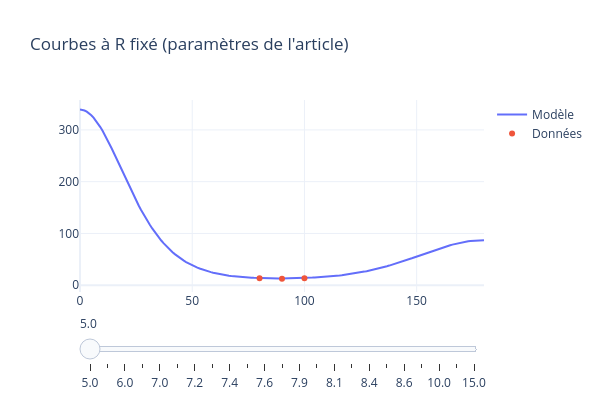
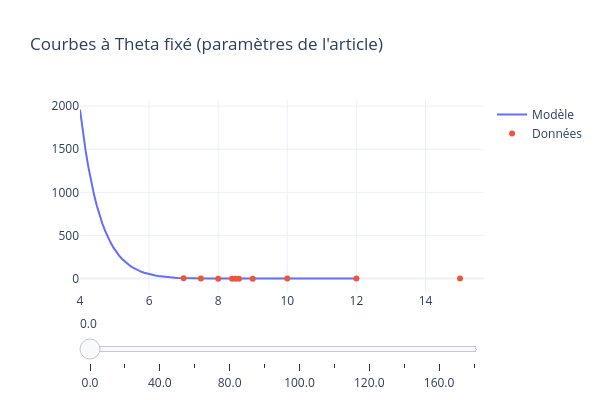

These figures' notebook cell, in order:
### Markdown cell above
## Plot à variable fixée

### Code cell
R_vals = np.array([5.0,5.5,6.0,6.5,7.0,7.1,7.2,7.3,7.4,7.5,7.6,7.7,
                   7.9,8.0,8.1,8.2,8.4,8.5,8.6,9.0,10.0,12.0,15.0])
x = np.linspace(0, 180, 180)
plot_interactif(V_opt, params_Ar, R_vals, x, Ar,
                fixed_col="R", x_col="Theta", y_col="Energy_mEh",
                title="Courbes à R fixé (paramètres de l'article)")
Theta_vals = np.array([0., 20., 40., 60., 80., 90., 100., 115., 120., 140., 160., 180.])
x_R = np.linspace(4, 12, 100)
plot_interactif(V_opt, params_Ar, Theta_vals, x_R, Ar,
                fixed_col="Theta", x_col="R", y_col="Energy_mEh",
                title="Courbes à Theta fixé (paramètres de l'article)",fixed_first=False)

### Figure 1 — Plotly figure (JSON) as saved in the notebook; plotly's stock layout.template omitted (floating-point values rounded to 4 significant figures; data arrays with more than 128 entries replaced by an {"elided": "..."} marker saying what was removed)
{"data": [{"mode": "lines", "name": "Modèle", "type": "scatter", "visible": true, "x": {"elided": "180 float values"}, "y": {"elided": "180 float values"}}, {"mode": "markers", "name": "Données", "type": "scatter", "visible": true, "x": [80.0, 90.0, 100.0], "y": [13.3, 12.67, 13.57]}, {"mode": "lines", "name": "Modèle", "type": "scatter", "visible": false, "x": {"elided": "180 float values"}, "y": {"elided": "180 float values"}}, {"mode": "markers", "name": "Données", "type": "scatter", "visible": false, "x": [60.0, 80.0, 90.0, 100.0, 120.0], "y": [8.193, 4.201, 3.923, 4.239, 7.092]}, {"mode": "lines", "name": "Modèle", "type": "scatter", "visible": false, "x": {"elided": "180 float values"}, "y": {"elided": "180 float values"}}, {"mode": "markers", "name": "Données", "type": "scatter", "visible": false, "x": [40.0, 60.0, 80.0, 90.0, 100.0, 120.0, 140.0, 160.0], "y": [9.685, 2.248, 0.78, 0.6841, 0.7876, 1.807, 4.729, 9.284]}, {"mode": "lines", "name": "Modèle", "type": "scatter", "visible": false, "x": {"elided": "180 float values"}, "y": {"elided": "180 float values"}}, {"mode": "markers", "name": "Données", "type": "scatter", "visible": false, "x": [20.0, 40.0, 60.0, 80.0, 90.0, 100.0, 120.0, 140.0, 160.0, 180.0], "y": [10.76, 2.752, 0.0984, -0.3333, -0.3519, -0.3234, -0.0172, 0.9877, 2.639, 3.561]}, {"mode": "lines", "name": "Modèle", "type": "scatter", "visible": false, "x": {"elided": "180 float values"}, "y": {"elided": "180 float values"}}, {"mode": "markers", "name": "Données", "type": "scatter", "visible": false, "x": [0.0, 20.0, 40.0, 60.0, 80.0, 90.0, 95.0, 100.0, 105.0, 120.0, 140.0, 160.0, 180.0], "y": [5.216, 2.908, 0.2404, -0.5243, -0.5763, -0.5679, -0.5659, -0.5642, -0.5608, -0.5128, -0.2355, 0.2932, 0.6012]}, {"mode": "lines", "name": "Modèle", "type": "scatter", "visible": false, "x": {"elided": "180 float values"}, "y": {"elided": "180 float values"}}, {"mode": "markers", "name": "Données", "type": "scatter", "visible": false, "x": [90.0, 95.0, 100.0, 105.0], "y": [-0.5698, -0.5682, -0.5677, -0.5674]}, {"mode": "lines", "name": "Modèle", "type": "scatter", "visible": false, "x": {"elided": "180 float values"}, "y": {"elided": "180 float values"}}, {"mode": "markers", "name": "Données", "type": "scatter", "visible": false, "x": [90.0, 95.0, 100.0, 105.0], "y": [-0.564, -0.5628, -0.5634, -0.5654]}, {"mode": "lines", "name": "Modèle", "type": "scatter", "visible": false, "x": {"elided": "180 float values"}, "y": {"elided": "180 float values"}}, {"mode": "markers", "name": "Données", "type": "scatter", "visible": false, "x": [55.0, 60.0], "y": [-0.5845, -0.5993]}, {"mode": "lines", "name": "Modèle", "type": "scatter", "visible": false, "x": {"elided": "180 float values"}, "y": {"elided": "180 float values"}}, {"mode": "markers", "name": "Données", "type": "scatter", "visible": false, "x": [50.0, 55.0, 60.0], "y": [-0.5753, -0.598, -0.6005]}, {"mode": "lines", "name": "Modèle", "type": "scatter", "visible": false, "x": {"elided": "180 float values"}, "y": {"elided": "180 float values"}}, {"mode": "markers", "name": "Données", "type": "scatter", "visible": false, "x": [0.0, 20.0, 40.0, 50.0, 55.0, 60.0, 80.0, 90.0, 100.0, 120.0, 140.0, 160.0, 180.0], "y": [0.8517, 0.1951, -0.4983, -0.5935, -0.6008, -0.5938, -0.5312, -0.5169, -0.5194, -0.5462, -0.5195, -0.3979, -0.3166]}, {"mode": "lines", "name": "Modèle", "type": "scatter", "visible": false, "x": {"elided": "180 float values"}, "y": {"elided": "180 float values"}}, {"mode": "markers", "name": "Données", "type": "scatter", "visible": false, "x": [45.0, 50.0, 55.0], "y": [-0.5864, -0.5996, -0.5957]}, {"mode": "lines", "name": "Modèle", "type": "scatter", "visible": false, "x": {"elided": "180 float values"}, "y": {"elided": "180 float values"}}, {"mode": "markers", "name": "Données", "type": "scatter", "visible": false, "x": [50.0], "y": [-0.5968]}, {"mode": "lines", "name": "Modèle", "type": "scatter", "visible": false, "x": {"elided": "180 float values"}, "y": {"elided": "180 float values"}}, {"mode": "markers", "name": "Données", "type": "scatter", "visible": false, "x": [180.0], "y": [-0.4903]}, {"mode": "lines", "name": "Modèle", "type": "scatter", "visible": false, "x": {"elided": "180 float values"}, "y": {"elided": "180 float values"}}, {"mode": "markers", "name": "Données", "type": "scatter", "visible": false, "x": [0.0, 20.0, 40.0, 60.0, 80.0, 90.0, 100.0, 120.0, 140.0, 160.0, 180.0], "y": [-0.4431, -0.5514, -0.5956, -0.4981, -0.4183, -0.4048, -0.4082, -0.4492, -0.494, -0.5039, -0.4986]}, {"mode": "lines", "name": "Modèle", "type": "scatter", "visible": false, "x": {"elided": "180 float values"}, "y": {"elided": "180 float values"}}, {"mode": "markers", "name": "Données", "type": "scatter", "visible": false, "x": [180.0], "y": [-0.4985]}, {"mode": "lines", "name": "Modèle", "type": "scatter", "visible": false, "x": {"elided": "180 float values"}, "y": {"elided": "180 float values"}}, {"mode": "markers", "name": "Données", "type": "scatter", "visible": false, "x": [180.0], "y": [-0.4925]}, {"mode": "lines", "name": "Modèle", "type": "scatter", "visible": false, "x": {"elided": "180 float values"}, "y": {"elided": "180 float values"}}, {"mode": "markers", "name": "Données", "type": "scatter", "visible": false, "x": [0.0], "y": [-0.6621]}, {"mode": "lines", "name": "Modèle", "type": "scatter", "visible": false, "x": {"elided": "180 float values"}, "y": {"elided": "180 float values"}}, {"mode": "markers", "name": "Données", "type": "scatter", "visible": false, "x": [0.0, 20.0, 40.0, 60.0, 80.0, 90.0, 100.0, 120.0, 140.0, 160.0, 180.0], "y": [-0.6688, -0.6259, -0.5029, -0.3784, -0.3094, -0.2991, -0.3019, -0.3388, -0.3929, -0.4348, -0.4489]}, {"mode": "lines", "name": "Modèle", "type": "scatter", "visible": false, "x": {"elided": "180 float values"}, "y": {"elided": "180 float values"}}, {"mode": "markers", "name": "Données", "type": "scatter", "visible": false, "x": [0.0], "y": [-0.6642]}, {"mode": "lines", "name": "Modèle", "type": "scatter", "visible": false, "x": {"elided": "180 float values"}, "y": {"elided": "180 float values"}}, {"mode": "markers", "name": "Données", "type": "scatter", "visible": false, "x": [0.0, 20.0, 40.0, 60.0, 80.0, 90.0, 100.0, 120.0, 140.0, 160.0, 180.0], "y": [-0.5832, -0.5152, -0.3807, -0.2756, -0.2232, -0.2159, -0.2187, -0.247, -0.2928, -0.3338, -0.3496]}, {"mode": "lines", "name": "Modèle", "type": "scatter", "visible": false, "x": {"elided": "180 float values"}, "y": {"elided": "180 float values"}}, {"mode": "markers", "name": "Données", "type": "scatter", "visible": false, "x": [0.0, 20.0, 40.0, 60.0, 80.0, 90.0, 100.0, 120.0, 140.0, 160.0, 180.0], "y": [-0.3155, -0.274, -0.1981, -0.1427, -0.117, -0.1134, -0.1149, -0.1292, -0.155, -0.1785, -0.1884]}, {"mode": "lines", "name": "Modèle", "type": "scatter", "visible": false, "x": {"elided": "180 float values"}, "y": {"elided": "180 float values"}}, {"mode": "markers", "name": "Données", "type": "scatter", "visible": false, "x": [0.0, 20.0, 40.0, 60.0, 80.0, 90.0, 100.0, 120.0, 140.0, 160.0, 180.0], "y": [-0.0831, -0.0742, -0.0568, -0.0431, -0.0365, -0.0356, -0.0362, -0.0405, -0.0475, -0.054, -0.0569]}, {"mode": "lines", "name": "Modèle", "type": "scatter", "visible": false, "x": {"elided": "180 float values"}, "y": {"elided": "180 float values"}}, {"mode": "markers", "name": "Données", "type": "scatter", "visible": false, "x": [0.0, 20.0, 40.0, 60.0, 80.0, 90.0, 100.0, 120.0, 140.0, 160.0, 180.0], "y": [-0.0178, -0.0165, -0.0135, -0.0107, -0.0095, -0.0093, -0.0095, -0.0095, -0.0108, -0.012, -0.0126]}], "layout": {"height": 400, "sliders": [{"steps": [{"args": [{"visible": [true, true, false, false, false, false, false, false, false, false, false, false, false, false, false, false, false, false, false, false, false, false, false, false, false, false, false, false, false, false, false, false, false, false, false, false, false, false, false, false, false, false, false, false, false, false]}, {"title": "R = 5.0"}], "label": "5.0", "method": "update"}, {"args": [{"visible": [false, false, true, true, false, false, false, false, false, false, false, false, false, false, false, false, false, false, false, false, false, false, false, false, false, false, false, false, false, false, false, false, false, false, false, false, false, false, false, false, false, false, false, false, false, false]}, {"title": "R = 5.5"}], "label": "5.5", "method": "update"}, {"args": [{"visible": [false, false, false, false, true, true, false, false, false, false, false, false, false, false, false, false, false, false, false, false, false, false, false, false, false, false, false, false, false, false, false, false, false, false, false, false, false, false, false, false, false, false, false, false, false, false]}, {"title": "R = 6.0"}], "label": "6.0", "method": "update"}, {"args": [{"visible": [false, false, false, false, false, false, true, true, false, false, false, false, false, false, false, false, false, false, false, false, false, false, false, false, false, false, false, false, false, false, false, false, false, false, false, false, false, false, false, false, false, false, false, false, false, false]}, {"title": "R = 6.5"}], "label": "6.5", "method": "update"}, {"args": [{"visible": [false, false, false, false, false, false, false, false, true, true, false, false, false, false, false, false, false, false, false, false, false, false, false, false, false, false, false, false, false, false, false, false, false, false, false, false, false, false, false, false, false, false, false, false, false, false]}, {"title": "R = 7.0"}], "label": "7.0", "method": "update"}, {"args": [{"visible": [false, false, false, false, false, false, false, false, false, false, true, true, false, false, false, false, false, false, false, false, false, false, false, false, false, false, false, false, false, false, false, false, false, false, false, false, false, false, false, false, false, false, false, false, false, false]}, {"title": "R = 7.1"}], "label": "7.1", "method": "update"}, {"args": [{"visible": [false, false, false, false, false, false, false, false, false, false, false, false, true, true, false, false, false, false, false, false, false, false, false, false, false, false, false, false, false, false, false, false, false, false, false, false, false, false, false, false, false, false, false, false, false, false]}, {"title": "R = 7.2"}], "label": "7.2", "method": "update"}, {"args": [{"visible": [false, false, false, false, false, false, false, false, false, false, false, false, false, false, true, true, false, false, false, false, false, false, false, false, false, false, false, false, false, false, false, false, false, false, false, false, false, false, false, false, false, false, false, false, false, false]}, {"title": "R = 7.3"}], "label": "7.3", "method": "update"}, {"args": [{"visible": [false, false, false, false, false, false, false, false, false, false, false, false, false, false, false, false, true, true, false, false, false, false, false, false, false, false, false, false, false, false, false, false, false, false, false, false, false, false, false, false, false, false, false, false, false, false]}, {"title": "R = 7.4"}], "label": "7.4", "method": "update"}, {"args": [{"visible": [false, false, false, false, false, false, false, false, false, false, false, false, false, false, false, false, false, false, true, true, false, false, false, false, false, false, false, false, false, false, false, false, false, false, false, false, false, false, false, false, false, false, false, false, false, false]}, {"title": "R = 7.5"}], "label": "7.5", "method": "update"}, {"args": [{"visible": [false, false, false, false, false, false, false, false, false, false, false, false, false, false, false, false, false, false, false, false, true, true, false, false, false, false, false, false, false, false, false, false, false, false, false, false, false, false, false, false, false, false, false, false, false, false]}, {"title": "R = 7.6"}], "label": "7.6", "method": "update"}, {"args": [{"visible": [false, false, false, false, false, false, false, false, false, false, false, false, false, false, false, false, false, false, false, false, false, false, true, true, false, false, false, false, false, false, false, false, false, false, false, false, false, false, false, false, false, false, false, false, false, false]}, {"title": "R = 7.7"}], "label": "7.7", "method": "update"}, {"args": [{"visible": [false, false, false, false, false, false, false, false, false, false, false, false, false, false, false, false, false, false, false, false, false, false, false, false, true, true, false, false, false, false, false, false, false, false, false, false, false, false, false, false, false, false, false, false, false, false]}, {"title": "R = 7.9"}], "label": "7.9", "method": "update"}, {"args": [{"visible": [false, false, false, false, false, false, false, false, false, false, false, false, false, false, false, false, false, false, false, false, false, false, false, false, false, false, true, true, false, false, false, false, false, false, false, false, false, false, false, false, false, false, false, false, false, false]}, {"title": "R = 8.0"}], "label": "8.0", "method": "update"}, {"args": [{"visible": [false, false, false, false, false, false, false, false, false, false, false, false, false, false, false, false, false, false, false, false, false, false, false, false, false, false, false, false, true, true, false, false, false, false, false, false, false, false, false, false, false, false, false, false, false, false]}, {"title": "R = 8.1"}], "label": "8.1", "method": "update"}, {"args": [{"visible": [false, false, false, false, false, false, false, false, false, false, false, false, false, false, false, false, false, false, false, false, false, false, false, false, false, false, false, false, false, false, true, true, false, false, false, false, false, false, false, false, false, false, false, false, false, false]}, {"title": "R = 8.2"}], "label": "8.2", "method": "update"}, {"args": [{"visible": [false, false, false, false, false, false, false, false, false, false, false, false, false, false, false, false, false, false, false, false, false, false, false, false, false, false, false, false, false, false, false, false, true, true, false, false, false, false, false, false, false, false, false, false, false, false]}, {"title": "R = 8.4"}], "label": "8.4", "method": "update"}, {"args": [{"visible": [false, false, false, false, false, false, false, false, false, false, false, false, false, false, false, false, false, false, false, false, false, false, false, false, false, false, false, false, false, false, false, false, false, false, true, true, false, false, false, false, false, false, false, false, false, false]}, {"title": "R = 8.5"}], "label": "8.5", "method": "update"}, {"args": [{"visible": [false, false, false, false, false, false, false, false, false, false, false, false, false, false, false, false, false, false, false, false, false, false, false, false, false, false, false, false, false, false, false, false, false, false, false, false, true, true, false, false, false, false, false, false, false, false]}, {"title": "R = 8.6"}], "label": "8.6", "method": "update"}, {"args": [{"visible": [false, false, false, false, false, false, false, false, false, false, false, false, false, false, false, false, false, false, false, false, false, false, false, false, false, false, false, false, false, false, false, false, false, false, false, false, false, false, true, true, false, false, false, false, false, false]}, {"title": "R = 9.0"}], "label": "9.0", "method": "update"}, {"args": [{"visible": [false, false, false, false, false, false, false, false, false, false, false, false, false, false, false, false, false, false, false, false, false, false, false, false, false, false, false, false, false, false, false, false, false, false, false, false, false, false, false, false, true, true, false, false, false, false]}, {"title": "R = 10.0"}], "label": "10.0", "method": "update"}, {"args": [{"visible": [false, false, false, false, false, false, false, false, false, false, false, false, false, false, false, false, false, false, false, false, false, false, false, false, false, false, false, false, false, false, false, false, false, false, false, false, false, false, false, false, false, false, true, true, false, false]}, {"title": "R = 12.0"}], "label": "12.0", "method": "update"}, {"args": [{"visible": [false, false, false, false, false, false, false, false, false, false, false, false, false, false, false, false, false, false, false, false, false, false, false, false, false, false, false, false, false, false, false, false, false, false, false, false, false, false, false, false, false, false, false, false, true, true]}, {"title": "R = 15.0"}], "label": "15.0", "method": "update"}]}], "title": {"text": "Courbes à R fixé (paramètres de l'article)"}, "uirevision": true, "width": 600}}

### Figure 2 — Plotly figure (JSON) as saved in the notebook; plotly's stock layout.template omitted (floating-point values rounded to 4 significant figures)
{"data": [{"mode": "lines", "name": "Modèle", "type": "scatter", "visible": true, "x": [4.0, 4.081, 4.162, 4.242, 4.323, 4.404, 4.485, 4.566, 4.646, 4.727, 4.808, 4.889, 4.97, 5.051, 5.131, 5.212, 5.293, 5.374, 5.455, 5.535, 5.616, 5.697, 5.778, 5.859, 5.939, 6.02, 6.101, 6.182, 6.263, 6.343, 6.424, 6.505, 6.586, 6.667, 6.747, 6.828, 6.909, 6.99, 7.071, 7.152, 7.232, 7.313, 7.394, 7.475, 7.556, 7.636, 7.717, 7.798, 7.879, 7.96, 8.04, 8.121, 8.202, 8.283, 8.364, 8.444, 8.525, 8.606, 8.687, 8.768, 8.848, 8.929, 9.01, 9.091, 9.172, 9.253, 9.333, 9.414, 9.495, 9.576, 9.657, 9.737, 9.818, 9.899, 9.98, 10.06, 10.14, 10.22, 10.3, 10.38, 10.46, 10.55, 10.63, 10.71, 10.79, 10.87, 10.95, 11.03, 11.11, 11.19, 11.27, 11.35, 11.43, 11.52, 11.6, 11.68, 11.76, 11.84, 11.92, 12.0], "y": [1960.0, 1707.0, 1486.0, 1293.0, 1124.0, 977.0, 848.5, 736.3, 638.5, 553.3, 479.1, 414.5, 358.4, 309.5, 267.1, 230.3, 198.3, 170.6, 146.6, 125.8, 107.8, 92.31, 78.88, 67.3, 57.31, 48.71, 41.31, 34.96, 29.5, 24.82, 20.82, 17.39, 14.47, 11.98, 9.865, 8.069, 6.547, 5.262, 4.179, 3.27, 2.508, 1.873, 1.346, 0.9107, 0.5531, 0.2614, 0.0254, -0.1636, -0.3132, -0.4297, -0.5185, -0.5845, -0.6314, -0.6626, -0.6811, -0.6892, -0.6889, -0.682, -0.6699, -0.6538, -0.6346, -0.6132, -0.5902, -0.5663, -0.5419, -0.5173, -0.4929, -0.4688, -0.4452, -0.4223, -0.4002, -0.3789, -0.3585, -0.3391, -0.3205, -0.3029, -0.2862, -0.2704, -0.2554, -0.2413, -0.228, -0.2155, -0.2037, -0.1927, -0.1822, -0.1724, -0.1632, -0.1546, -0.1465, -0.1389, -0.1317, -0.125, -0.1186, -0.1127, -0.1071, -0.1019, -0.09694, -0.09229, -0.08792, -0.08379]}, {"mode": "markers", "name": "Données", "type": "scatter", "visible": true, "x": [7.0, 7.5, 8.0, 8.4, 8.5, 8.6, 9.0, 10.0, 12.0, 15.0], "y": [5.216, 0.8517, -0.4431, -0.6621, -0.6688, -0.6642, -0.5832, -0.3155, -0.0831, -0.0178]}, {"mode": "lines", "name": "Modèle", "type": "scatter", "visible": false, "x": [4.0, 4.081, 4.162, 4.242, 4.323, 4.404, 4.485, 4.566, 4.646, 4.727, 4.808, 4.889, 4.97, 5.051, 5.131, 5.212, 5.293, 5.374, 5.455, 5.535, 5.616, 5.697, 5.778, 5.859, 5.939, 6.02, 6.101, 6.182, 6.263, 6.343, 6.424, 6.505, 6.586, 6.667, 6.747, 6.828, 6.909, 6.99, 7.071, 7.152, 7.232, 7.313, 7.394, 7.475, 7.556, 7.636, 7.717, 7.798, 7.879, 7.96, 8.04, 8.121, 8.202, 8.283, 8.364, 8.444, 8.525, 8.606, 8.687, 8.768, 8.848, 8.929, 9.01, 9.091, 9.172, 9.253, 9.333, 9.414, 9.495, 9.576, 9.657, 9.737, 9.818, 9.899, 9.98, 10.06, 10.14, 10.22, 10.3, 10.38, 10.46, 10.55, 10.63, 10.71, 10.79, 10.87, 10.95, 11.03, 11.11, 11.19, 11.27, 11.35, 11.43, 11.52, 11.6, 11.68, 11.76, 11.84, 11.92, 12.0], "y": [1127.0, 988.8, 866.7, 759.0, 664.1, 580.6, 507.1, 442.4, 385.7, 335.9, 292.2, 253.9, 220.5, 191.2, 165.6, 143.3, 123.8, 106.8, 92.02, 79.16, 68.0, 58.31, 49.9, 42.63, 36.33, 30.89, 26.2, 22.15, 18.67, 15.68, 13.12, 10.92, 9.047, 7.445, 6.082, 4.925, 3.945, 3.117, 2.42, 1.836, 1.348, 0.9417, 0.606, 0.3301, 0.105, -0.07708, -0.2227, -0.3378, -0.427, -0.4947, -0.5444, -0.5792, -0.6018, -0.6142, -0.6185, -0.6162, -0.6087, -0.597, -0.5822, -0.5649, -0.5459, -0.5258, -0.5048, -0.4835, -0.4621, -0.4408, -0.4199, -0.3994, -0.3795, -0.3602, -0.3417, -0.3239, -0.3069, -0.2907, -0.2752, -0.2606, -0.2467, -0.2335, -0.2211, -0.2093, -0.1982, -0.1878, -0.1779, -0.1686, -0.1599, -0.1516, -0.1439, -0.1366, -0.1297, -0.1232, -0.1171, -0.1114, -0.106, -0.1009, -0.09608, -0.09155, -0.08728, -0.08326, -0.07946, -0.07587]}, {"mode": "markers", "name": "Données", "type": "scatter", "visible": false, "x": [6.5, 7.0, 7.5, 8.0, 8.5, 9.0, 10.0, 12.0, 15.0], "y": [10.76, 2.908, 0.1951, -0.5514, -0.6259, -0.5152, -0.274, -0.0742, -0.0165]}, {"mode": "lines", "name": "Modèle", "type": "scatter", "visible": false, "x": [4.0, 4.081, 4.162, 4.242, 4.323, 4.404, 4.485, 4.566, 4.646, 4.727, 4.808, 4.889, 4.97, 5.051, 5.131, 5.212, 5.293, 5.374, 5.455, 5.535, 5.616, 5.697, 5.778, 5.859, 5.939, 6.02, 6.101, 6.182, 6.263, 6.343, 6.424, 6.505, 6.586, 6.667, 6.747, 6.828, 6.909, 6.99, 7.071, 7.152, 7.232, 7.313, 7.394, 7.475, 7.556, 7.636, 7.717, 7.798, 7.879, 7.96, 8.04, 8.121, 8.202, 8.283, 8.364, 8.444, 8.525, 8.606, 8.687, 8.768, 8.848, 8.929, 9.01, 9.091, 9.172, 9.253, 9.333, 9.414, 9.495, 9.576, 9.657, 9.737, 9.818, 9.899, 9.98, 10.06, 10.14, 10.22, 10.3, 10.38, 10.46, 10.55, 10.63, 10.71, 10.79, 10.87, 10.95, 11.03, 11.11, 11.19, 11.27, 11.35, 11.43, 11.52, 11.6, 11.68, 11.76, 11.84, 11.92, 12.0], "y": [348.6, 308.1, 272.0, 239.8, 211.1, 185.6, 162.9, 142.9, 125.1, 109.3, 95.44, 83.18, 72.38, 62.87, 54.52, 47.19, 40.76, 35.14, 30.22, 25.93, 22.19, 18.93, 16.1, 13.65, 11.52, 9.686, 8.101, 6.736, 5.563, 4.558, 3.699, 2.966, 2.343, 1.816, 1.37, 0.9961, 0.6831, 0.4227, 0.2075, 0.03094, -0.1127, -0.2282, -0.3198, -0.3914, -0.4459, -0.4861, -0.5145, -0.5329, -0.5432, -0.5468, -0.545, -0.5388, -0.5291, -0.5167, -0.5023, -0.4863, -0.4693, -0.4516, -0.4335, -0.4152, -0.397, -0.379, -0.3613, -0.3441, -0.3274, -0.3113, -0.2958, -0.2809, -0.2666, -0.253, -0.2401, -0.2278, -0.2161, -0.205, -0.1945, -0.1846, -0.1752, -0.1664, -0.158, -0.1501, -0.1426, -0.1355, -0.1289, -0.1226, -0.1167, -0.1111, -0.1058, -0.1009, -0.09617, -0.09173, -0.08753, -0.08357, -0.07982, -0.07627, -0.07292, -0.06974, -0.06673, -0.06388, -0.06117, -0.0586]}, {"mode": "markers", "name": "Données", "type": "scatter", "visible": false, "x": [6.0, 6.5, 7.0, 7.5, 8.0, 8.5, 9.0, 10.0, 12.0, 15.0], "y": [9.685, 2.752, 0.2404, -0.4983, -0.5956, -0.5029, -0.3807, -0.1981, -0.0568, -0.0135]}, {"mode": "lines", "name": "Modèle", "type": "scatter", "visible": false, "x": [4.0, 4.081, 4.162, 4.242, 4.323, 4.404, 4.485, 4.566, 4.646, 4.727, 4.808, 4.889, 4.97, 5.051, 5.131, 5.212, 5.293, 5.374, 5.455, 5.535, 5.616, 5.697, 5.778, 5.859, 5.939, 6.02, 6.101, 6.182, 6.263, 6.343, 6.424, 6.505, 6.586, 6.667, 6.747, 6.828, 6.909, 6.99, 7.071, 7.152, 7.232, 7.313, 7.394, 7.475, 7.556, 7.636, 7.717, 7.798, 7.879, 7.96, 8.04, 8.121, 8.202, 8.283, 8.364, 8.444, 8.525, 8.606, 8.687, 8.768, 8.848, 8.929, 9.01, 9.091, 9.172, 9.253, 9.333, 9.414, 9.495, 9.576, 9.657, 9.737, 9.818, 9.899, 9.98, 10.06, 10.14, 10.22, 10.3, 10.38, 10.46, 10.55, 10.63, 10.71, 10.79, 10.87, 10.95, 11.03, 11.11, 11.19, 11.27, 11.35, 11.43, 11.52, 11.6, 11.68, 11.76, 11.84, 11.92, 12.0], "y": [136.4, 119.4, 104.3, 91.07, 79.37, 69.07, 60.02, 52.06, 45.08, 38.96, 33.6, 28.91, 24.82, 21.26, 18.15, 15.45, 13.11, 11.07, 9.316, 7.797, 6.487, 5.36, 4.393, 3.565, 2.858, 2.256, 1.745, 1.313, 0.9493, 0.6445, 0.3904, 0.1799, 0.006771, -0.1343, -0.2481, -0.3387, -0.4096, -0.4638, -0.504, -0.5324, -0.551, -0.5616, -0.5654, -0.5638, -0.5578, -0.5483, -0.536, -0.5216, -0.5056, -0.4884, -0.4705, -0.4522, -0.4336, -0.415, -0.3966, -0.3785, -0.3609, -0.3437, -0.327, -0.311, -0.2955, -0.2807, -0.2666, -0.253, -0.2402, -0.2279, -0.2163, -0.2052, -0.1948, -0.1849, -0.1755, -0.1666, -0.1582, -0.1503, -0.1428, -0.1357, -0.129, -0.1227, -0.1168, -0.1111, -0.1058, -0.1008, -0.09605, -0.09156, -0.08732, -0.08331, -0.07951, -0.07592, -0.07253, -0.06931, -0.06626, -0.06337, -0.06063, -0.05803, -0.05557, -0.05323, -0.051, -0.04889, -0.04688, -0.04497]}, {"mode": "markers", "name": "Données", "type": "scatter", "visible": false, "x": [5.5, 6.0, 6.5, 7.0, 7.3, 7.4, 7.5, 8.0, 8.5, 9.0, 10.0, 12.0, 15.0], "y": [8.193, 2.248, 0.0984, -0.5243, -0.5993, -0.6005, -0.5938, -0.4981, -0.3784, -0.2756, -0.1427, -0.0431, -0.0107]}, {"mode": "lines", "name": "Modèle", "type": "scatter", "visible": false, "x": [4.0, 4.081, 4.162, 4.242, 4.323, 4.404, 4.485, 4.566, 4.646, 4.727, 4.808, 4.889, 4.97, 5.051, 5.131, 5.212, 5.293, 5.374, 5.455, 5.535, 5.616, 5.697, 5.778, 5.859, 5.939, 6.02, 6.101, 6.182, 6.263, 6.343, 6.424, 6.505, 6.586, 6.667, 6.747, 6.828, 6.909, 6.99, 7.071, 7.152, 7.232, 7.313, 7.394, 7.475, 7.556, 7.636, 7.717, 7.798, 7.879, 7.96, 8.04, 8.121, 8.202, 8.283, 8.364, 8.444, 8.525, 8.606, 8.687, 8.768, 8.848, 8.929, 9.01, 9.091, 9.172, 9.253, 9.333, 9.414, 9.495, 9.576, 9.657, 9.737, 9.818, 9.899, 9.98, 10.06, 10.14, 10.22, 10.3, 10.38, 10.46, 10.55, 10.63, 10.71, 10.79, 10.87, 10.95, 11.03, 11.11, 11.19, 11.27, 11.35, 11.43, 11.52, 11.6, 11.68, 11.76, 11.84, 11.92, 12.0], "y": [91.8, 79.49, 68.75, 59.38, 51.21, 44.1, 37.91, 32.53, 27.86, 23.8, 20.29, 17.24, 14.61, 12.34, 10.38, 8.698, 7.248, 6.004, 4.939, 4.029, 3.252, 2.592, 2.032, 1.559, 1.16, 0.8258, 0.5464, 0.3144, 0.123, -0.0339, -0.1612, -0.2635, -0.3444, -0.4074, -0.4552, -0.4902, -0.5147, -0.5303, -0.5385, -0.5408, -0.5382, -0.5317, -0.5221, -0.51, -0.496, -0.4807, -0.4643, -0.4473, -0.4299, -0.4124, -0.3948, -0.3775, -0.3604, -0.3438, -0.3276, -0.3119, -0.2967, -0.2822, -0.2682, -0.2548, -0.242, -0.2298, -0.2182, -0.2071, -0.1966, -0.1867, -0.1772, -0.1683, -0.1598, -0.1518, -0.1442, -0.137, -0.1302, -0.1238, -0.1177, -0.1119, -0.1065, -0.1014, -0.09651, -0.09192, -0.08758, -0.08347, -0.07958, -0.07591, -0.07243, -0.06913, -0.06601, -0.06305, -0.06025, -0.05759, -0.05507, -0.05268, -0.05041, -0.04826, -0.04621, -0.04427, -0.04242, -0.04066, -0.03899, -0.0374]}, {"mode": "markers", "name": "Données", "type": "scatter", "visible": false, "x": [5.0, 5.5, 6.0, 6.5, 7.0, 7.5, 8.0, 8.5, 9.0, 10.0, 12.0, 15.0], "y": [13.3, 4.201, 0.78, -0.3333, -0.5763, -0.5312, -0.4183, -0.3094, -0.2232, -0.117, -0.0365, -0.0095]}, {"mode": "lines", "name": "Modèle", "type": "scatter", "visible": false, "x": [4.0, 4.081, 4.162, 4.242, 4.323, 4.404, 4.485, 4.566, 4.646, 4.727, 4.808, 4.889, 4.97, 5.051, 5.131, 5.212, 5.293, 5.374, 5.455, 5.535, 5.616, 5.697, 5.778, 5.859, 5.939, 6.02, 6.101, 6.182, 6.263, 6.343, 6.424, 6.505, 6.586, 6.667, 6.747, 6.828, 6.909, 6.99, 7.071, 7.152, 7.232, 7.313, 7.394, 7.475, 7.556, 7.636, 7.717, 7.798, 7.879, 7.96, 8.04, 8.121, 8.202, 8.283, 8.364, 8.444, 8.525, 8.606, 8.687, 8.768, 8.848, 8.929, 9.01, 9.091, 9.172, 9.253, 9.333, 9.414, 9.495, 9.576, 9.657, 9.737, 9.818, 9.899, 9.98, 10.06, 10.14, 10.22, 10.3, 10.38, 10.46, 10.55, 10.63, 10.71, 10.79, 10.87, 10.95, 11.03, 11.11, 11.19, 11.27, 11.35, 11.43, 11.52, 11.6, 11.68, 11.76, 11.84, 11.92, 12.0], "y": [88.44, 76.53, 66.15, 57.09, 49.2, 42.34, 36.37, 31.18, 26.68, 22.78, 19.4, 16.48, 13.95, 11.77, 9.893, 8.277, 6.889, 5.699, 4.681, 3.811, 3.071, 2.441, 1.908, 1.458, 1.079, 0.7612, 0.4964, 0.2767, 0.09574, -0.05226, -0.1722, -0.2682, -0.344, -0.4027, -0.4471, -0.4794, -0.5016, -0.5156, -0.5226, -0.524, -0.5207, -0.5139, -0.5041, -0.492, -0.4782, -0.4631, -0.4471, -0.4305, -0.4136, -0.3966, -0.3796, -0.3629, -0.3464, -0.3303, -0.3147, -0.2996, -0.285, -0.271, -0.2575, -0.2446, -0.2324, -0.2206, -0.2095, -0.1989, -0.1888, -0.1792, -0.1702, -0.1616, -0.1534, -0.1457, -0.1385, -0.1316, -0.125, -0.1189, -0.113, -0.1075, -0.1023, -0.0974, -0.09274, -0.08834, -0.08417, -0.08023, -0.0765, -0.07298, -0.06963, -0.06647, -0.06348, -0.06064, -0.05795, -0.05539, -0.05297, -0.05068, -0.0485, -0.04643, -0.04447, -0.0426, -0.04082, -0.03914, -0.03753, -0.036]}, {"mode": "markers", "name": "Données", "type": "scatter", "visible": false, "x": [5.0, 5.5, 6.0, 6.5, 7.0, 7.1, 7.2, 7.5, 8.0, 8.5, 9.0, 10.0, 12.0, 15.0], "y": [12.67, 3.923, 0.6841, -0.3519, -0.5679, -0.5698, -0.564, -0.5169, -0.4048, -0.2991, -0.2159, -0.1134, -0.0356, -0.0093]}, {"mode": "lines", "name": "Modèle", "type": "scatter", "visible": false, "x": [4.0, 4.081, 4.162, 4.242, 4.323, 4.404, 4.485, 4.566, 4.646, 4.727, 4.808, 4.889, 4.97, 5.051, 5.131, 5.212, 5.293, 5.374, 5.455, 5.535, 5.616, 5.697, 5.778, 5.859, 5.939, 6.02, 6.101, 6.182, 6.263, 6.343, 6.424, 6.505, 6.586, 6.667, 6.747, 6.828, 6.909, 6.99, 7.071, 7.152, 7.232, 7.313, 7.394, 7.475, 7.556, 7.636, 7.717, 7.798, 7.879, 7.96, 8.04, 8.121, 8.202, 8.283, 8.364, 8.444, 8.525, 8.606, 8.687, 8.768, 8.848, 8.929, 9.01, 9.091, 9.172, 9.253, 9.333, 9.414, 9.495, 9.576, 9.657, 9.737, 9.818, 9.899, 9.98, 10.06, 10.14, 10.22, 10.3, 10.38, 10.46, 10.55, 10.63, 10.71, 10.79, 10.87, 10.95, 11.03, 11.11, 11.19, 11.27, 11.35, 11.43, 11.52, 11.6, 11.68, 11.76, 11.84, 11.92, 12.0], "y": [93.5, 80.98, 70.04, 60.49, 52.18, 44.93, 38.62, 33.14, 28.38, 24.25, 20.68, 17.58, 14.9, 12.59, 10.6, 8.88, 7.406, 6.141, 5.058, 4.133, 3.344, 2.673, 2.104, 1.623, 1.218, 0.8777, 0.5937, 0.3578, 0.1629, 0.003183, -0.1267, -0.2311, -0.314, -0.3786, -0.4279, -0.4644, -0.4901, -0.5068, -0.5162, -0.5194, -0.5178, -0.5122, -0.5034, -0.4921, -0.4789, -0.4643, -0.4487, -0.4323, -0.4156, -0.3987, -0.3818, -0.3651, -0.3486, -0.3325, -0.3168, -0.3016, -0.287, -0.2729, -0.2593, -0.2464, -0.234, -0.2222, -0.211, -0.2003, -0.1901, -0.1805, -0.1714, -0.1627, -0.1545, -0.1468, -0.1394, -0.1325, -0.1259, -0.1197, -0.1138, -0.1083, -0.103, -0.09809, -0.0934, -0.08896, -0.08477, -0.08081, -0.07705, -0.0735, -0.07014, -0.06696, -0.06395, -0.06109, -0.05838, -0.05582, -0.05338, -0.05107, -0.04888, -0.0468, -0.04482, -0.04294, -0.04116, -0.03946, -0.03785, -0.03631]}, {"mode": "markers", "name": "Données", "type": "scatter", "visible": false, "x": [5.0, 5.5, 6.0, 6.5, 7.0, 7.1, 7.2, 7.5, 8.0, 8.5, 9.0, 10.0, 12.0, 15.0], "y": [13.57, 4.239, 0.7876, -0.3234, -0.5642, -0.5677, -0.5634, -0.5194, -0.4082, -0.3019, -0.2187, -0.1149, -0.0362, -0.0095]}, {"mode": "lines", "name": "Modèle", "type": "scatter", "visible": false, "x": [4.0, 4.081, 4.162, 4.242, 4.323, 4.404, 4.485, 4.566, 4.646, 4.727, 4.808, 4.889, 4.97, 5.051, 5.131, 5.212, 5.293, 5.374, 5.455, 5.535, 5.616, 5.697, 5.778, 5.859, 5.939, 6.02, 6.101, 6.182, 6.263, 6.343, 6.424, 6.505, 6.586, 6.667, 6.747, 6.828, 6.909, 6.99, 7.071, 7.152, 7.232, 7.313, 7.394, 7.475, 7.556, 7.636, 7.717, 7.798, 7.879, 7.96, 8.04, 8.121, 8.202, 8.283, 8.364, 8.444, 8.525, 8.606, 8.687, 8.768, 8.848, 8.929, 9.01, 9.091, 9.172, 9.253, 9.333, 9.414, 9.495, 9.576, 9.657, 9.737, 9.818, 9.899, 9.98, 10.06, 10.14, 10.22, 10.3, 10.38, 10.46, 10.55, 10.63, 10.71, 10.79, 10.87, 10.95, 11.03, 11.11, 11.19, 11.27, 11.35, 11.43, 11.52, 11.6, 11.68, 11.76, 11.84, 11.92, 12.0], "y": [121.0, 104.9, 90.84, 78.56, 67.85, 58.53, 50.41, 43.34, 37.21, 31.88, 27.26, 23.26, 19.79, 16.8, 14.21, 11.98, 10.06, 8.414, 6.998, 5.786, 4.749, 3.864, 3.111, 2.472, 1.931, 1.475, 1.091, 0.7702, 0.5027, 0.2812, 0.09883, -0.05008, -0.1705, -0.2668, -0.3427, -0.4014, -0.4456, -0.4777, -0.4996, -0.5132, -0.52, -0.5211, -0.5176, -0.5105, -0.5005, -0.4882, -0.4743, -0.4591, -0.443, -0.4264, -0.4094, -0.3924, -0.3755, -0.3588, -0.3424, -0.3264, -0.3109, -0.2959, -0.2814, -0.2675, -0.2542, -0.2415, -0.2294, -0.2178, -0.2068, -0.1963, -0.1864, -0.177, -0.1681, -0.1596, -0.1516, -0.1441, -0.1369, -0.1301, -0.1237, -0.1177, -0.112, -0.1066, -0.1015, -0.09663, -0.09206, -0.08774, -0.08365, -0.07979, -0.07613, -0.07267, -0.06939, -0.06628, -0.06334, -0.06055, -0.05791, -0.0554, -0.05302, -0.05076, -0.04862, -0.04658, -0.04464, -0.0428, -0.04105, -0.03938]}, {"mode": "markers", "name": "Données", "type": "scatter", "visible": false, "x": [], "y": []}, {"mode": "lines", "name": "Modèle", "type": "scatter", "visible": false, "x": [4.0, 4.081, 4.162, 4.242, 4.323, 4.404, 4.485, 4.566, 4.646, 4.727, 4.808, 4.889, 4.97, 5.051, 5.131, 5.212, 5.293, 5.374, 5.455, 5.535, 5.616, 5.697, 5.778, 5.859, 5.939, 6.02, 6.101, 6.182, 6.263, 6.343, 6.424, 6.505, 6.586, 6.667, 6.747, 6.828, 6.909, 6.99, 7.071, 7.152, 7.232, 7.313, 7.394, 7.475, 7.556, 7.636, 7.717, 7.798, 7.879, 7.96, 8.04, 8.121, 8.202, 8.283, 8.364, 8.444, 8.525, 8.606, 8.687, 8.768, 8.848, 8.929, 9.01, 9.091, 9.172, 9.253, 9.333, 9.414, 9.495, 9.576, 9.657, 9.737, 9.818, 9.899, 9.98, 10.06, 10.14, 10.22, 10.3, 10.38, 10.46, 10.55, 10.63, 10.71, 10.79, 10.87, 10.95, 11.03, 11.11, 11.19, 11.27, 11.35, 11.43, 11.52, 11.6, 11.68, 11.76, 11.84, 11.92, 12.0], "y": [137.4, 119.1, 103.2, 89.27, 77.14, 66.58, 57.38, 49.38, 42.43, 36.39, 31.16, 26.62, 22.69, 19.3, 16.36, 13.83, 11.65, 9.775, 8.163, 6.781, 5.598, 4.587, 3.725, 2.993, 2.371, 1.845, 1.402, 1.03, 0.7192, 0.4604, 0.2463, 0.07029, -0.07315, -0.1889, -0.2813, -0.3538, -0.4096, -0.4514, -0.4815, -0.5018, -0.514, -0.5197, -0.5198, -0.5156, -0.5079, -0.4975, -0.4849, -0.4707, -0.4554, -0.4392, -0.4225, -0.4056, -0.3886, -0.3717, -0.3551, -0.3388, -0.3229, -0.3075, -0.2927, -0.2783, -0.2646, -0.2514, -0.2388, -0.2268, -0.2154, -0.2045, -0.1942, -0.1844, -0.1751, -0.1663, -0.158, -0.1501, -0.1426, -0.1355, -0.1288, -0.1225, -0.1166, -0.1109, -0.1056, -0.1005, -0.09578, -0.09128, -0.08701, -0.08298, -0.07917, -0.07556, -0.07214, -0.0689, -0.06584, -0.06293, -0.06018, -0.05757, -0.05509, -0.05274, -0.05051, -0.04839, -0.04637, -0.04446, -0.04263, -0.0409]}, {"mode": "markers", "name": "Données", "type": "scatter", "visible": false, "x": [5.5, 6.0, 6.5, 7.0, 7.5, 8.0, 8.5, 9.0, 10.0, 12.0, 15.0], "y": [7.092, 1.807, -0.0172, -0.5128, -0.5462, -0.4492, -0.3388, -0.247, -0.1292, -0.0405, -0.0095]}, {"mode": "lines", "name": "Modèle", "type": "scatter", "visible": false, "x": [4.0, 4.081, 4.162, 4.242, 4.323, 4.404, 4.485, 4.566, 4.646, 4.727, 4.808, 4.889, 4.97, 5.051, 5.131, 5.212, 5.293, 5.374, 5.455, 5.535, 5.616, 5.697, 5.778, 5.859, 5.939, 6.02, 6.101, 6.182, 6.263, 6.343, 6.424, 6.505, 6.586, 6.667, 6.747, 6.828, 6.909, 6.99, 7.071, 7.152, 7.232, 7.313, 7.394, 7.475, 7.556, 7.636, 7.717, 7.798, 7.879, 7.96, 8.04, 8.121, 8.202, 8.283, 8.364, 8.444, 8.525, 8.606, 8.687, 8.768, 8.848, 8.929, 9.01, 9.091, 9.172, 9.253, 9.333, 9.414, 9.495, 9.576, 9.657, 9.737, 9.818, 9.899, 9.98, 10.06, 10.14, 10.22, 10.3, 10.38, 10.46, 10.55, 10.63, 10.71, 10.79, 10.87, 10.95, 11.03, 11.11, 11.19, 11.27, 11.35, 11.43, 11.52, 11.6, 11.68, 11.76, 11.84, 11.92, 12.0], "y": [251.4, 218.2, 189.2, 164.0, 142.0, 122.9, 106.2, 91.7, 79.1, 68.14, 58.64, 50.38, 43.23, 37.03, 31.66, 27.02, 23.01, 19.55, 16.56, 13.99, 11.78, 9.879, 8.249, 6.852, 5.657, 4.638, 3.77, 3.032, 2.407, 1.879, 1.434, 1.06, 0.748, 0.4883, 0.2734, 0.09672, -0.04733, -0.1637, -0.2566, -0.3297, -0.3862, -0.4286, -0.4593, -0.4803, -0.4932, -0.4995, -0.5004, -0.4969, -0.4899, -0.4802, -0.4683, -0.4548, -0.4402, -0.4247, -0.4087, -0.3924, -0.3761, -0.3598, -0.3438, -0.328, -0.3127, -0.2979, -0.2835, -0.2697, -0.2564, -0.2437, -0.2316, -0.22, -0.2089, -0.1984, -0.1885, -0.179, -0.1701, -0.1616, -0.1535, -0.1459, -0.1387, -0.1319, -0.1255, -0.1194, -0.1136, -0.1082, -0.103, -0.09819, -0.09359, -0.08925, -0.08514, -0.08126, -0.07758, -0.0741, -0.07081, -0.06769, -0.06473, -0.06193, -0.05927, -0.05675, -0.05436, -0.05209, -0.04993, -0.04788]}, {"mode": "markers", "name": "Données", "type": "scatter", "visible": false, "x": [6.0, 6.5, 7.0, 7.5, 8.0, 8.5, 9.0, 10.0, 12.0, 15.0], "y": [4.729, 0.9877, -0.2355, -0.5195, -0.494, -0.3929, -0.2928, -0.155, -0.0475, -0.0108]}, {"mode": "lines", "name": "Modèle", "type": "scatter", "visible": false, "x": [4.0, 4.081, 4.162, 4.242, 4.323, 4.404, 4.485, 4.566, 4.646, 4.727, 4.808, 4.889, 4.97, 5.051, 5.131, 5.212, 5.293, 5.374, 5.455, 5.535, 5.616, 5.697, 5.778, 5.859, 5.939, 6.02, 6.101, 6.182, 6.263, 6.343, 6.424, 6.505, 6.586, 6.667, 6.747, 6.828, 6.909, 6.99, 7.071, 7.152, 7.232, 7.313, 7.394, 7.475, 7.556, 7.636, 7.717, 7.798, 7.879, 7.96, 8.04, 8.121, 8.202, 8.283, 8.364, 8.444, 8.525, 8.606, 8.687, 8.768, 8.848, 8.929, 9.01, 9.091, 9.172, 9.253, 9.333, 9.414, 9.495, 9.576, 9.657, 9.737, 9.818, 9.899, 9.98, 10.06, 10.14, 10.22, 10.3, 10.38, 10.46, 10.55, 10.63, 10.71, 10.79, 10.87, 10.95, 11.03, 11.11, 11.19, 11.27, 11.35, 11.43, 11.52, 11.6, 11.68, 11.76, 11.84, 11.92, 12.0], "y": [417.9, 363.5, 316.0, 274.5, 238.3, 206.8, 179.3, 155.3, 134.4, 116.2, 100.4, 86.68, 74.74, 64.37, 55.38, 47.57, 40.81, 34.95, 29.89, 25.51, 21.73, 18.46, 15.65, 13.23, 11.15, 9.362, 7.829, 6.516, 5.394, 4.437, 3.621, 2.929, 2.341, 1.845, 1.426, 1.075, 0.7808, 0.5357, 0.3326, 0.1652, 0.02825, -0.08288, -0.1721, -0.2429, -0.2981, -0.3402, -0.3714, -0.3934, -0.408, -0.4163, -0.4196, -0.4187, -0.4145, -0.4077, -0.3988, -0.3884, -0.3768, -0.3643, -0.3513, -0.338, -0.3245, -0.3111, -0.2977, -0.2846, -0.2718, -0.2594, -0.2473, -0.2357, -0.2245, -0.2137, -0.2035, -0.1937, -0.1843, -0.1754, -0.1669, -0.1589, -0.1512, -0.144, -0.1371, -0.1306, -0.1244, -0.1185, -0.113, -0.1078, -0.1028, -0.0981, -0.09365, -0.08943, -0.08544, -0.08166, -0.07807, -0.07467, -0.07145, -0.06839, -0.06549, -0.06274, -0.06012, -0.05764, -0.05528, -0.05303]}, {"mode": "markers", "name": "Données", "type": "scatter", "visible": false, "x": [6.0, 6.5, 7.0, 7.5, 8.0, 8.5, 9.0, 10.0, 12.0, 15.0], "y": [9.284, 2.639, 0.2932, -0.3979, -0.5039, -0.4348, -0.3338, -0.1785, -0.054, -0.012]}, {"mode": "lines", "name": "Modèle", "type": "scatter", "visible": false, "x": [4.0, 4.081, 4.162, 4.242, 4.323, 4.404, 4.485, 4.566, 4.646, 4.727, 4.808, 4.889, 4.97, 5.051, 5.131, 5.212, 5.293, 5.374, 5.455, 5.535, 5.616, 5.697, 5.778, 5.859, 5.939, 6.02, 6.101, 6.182, 6.263, 6.343, 6.424, 6.505, 6.586, 6.667, 6.747, 6.828, 6.909, 6.99, 7.071, 7.152, 7.232, 7.313, 7.394, 7.475, 7.556, 7.636, 7.717, 7.798, 7.879, 7.96, 8.04, 8.121, 8.202, 8.283, 8.364, 8.444, 8.525, 8.606, 8.687, 8.768, 8.848, 8.929, 9.01, 9.091, 9.172, 9.253, 9.333, 9.414, 9.495, 9.576, 9.657, 9.737, 9.818, 9.899, 9.98, 10.06, 10.14, 10.22, 10.3, 10.38, 10.46, 10.55, 10.63, 10.71, 10.79, 10.87, 10.95, 11.03, 11.11, 11.19, 11.27, 11.35, 11.43, 11.52, 11.6, 11.68, 11.76, 11.84, 11.92, 12.0], "y": [504.8, 439.6, 382.6, 332.8, 289.3, 251.4, 218.2, 189.4, 164.2, 142.2, 123.1, 106.5, 92.01, 79.43, 68.49, 59.0, 50.77, 43.62, 37.43, 32.08, 27.44, 23.43, 19.97, 16.99, 14.41, 12.2, 10.29, 8.657, 7.254, 6.052, 5.025, 4.148, 3.401, 2.765, 2.226, 1.77, 1.385, 1.061, 0.7899, 0.5633, 0.3749, 0.2192, 0.09127, -0.01306, -0.09739, -0.1648, -0.218, -0.2592, -0.2904, -0.3132, -0.329, -0.3391, -0.3445, -0.3461, -0.3445, -0.3405, -0.3345, -0.327, -0.3183, -0.3088, -0.2987, -0.2882, -0.2775, -0.2668, -0.256, -0.2454, -0.235, -0.2248, -0.2149, -0.2053, -0.1961, -0.1872, -0.1787, -0.1705, -0.1627, -0.1552, -0.1481, -0.1414, -0.1349, -0.1288, -0.123, -0.1175, -0.1122, -0.1072, -0.1025, -0.09799, -0.09372, -0.08966, -0.08581, -0.08215, -0.07868, -0.07537, -0.07223, -0.06925, -0.06641, -0.06371, -0.06114, -0.05869, -0.05636, -0.05414]}, {"mode": "markers", "name": "Données", "type": "scatter", "visible": false, "x": [6.5, 7.0, 7.5, 7.9, 8.0, 8.1, 8.2, 8.5, 9.0, 10.0, 12.0, 15.0], "y": [3.561, 0.6012, -0.3166, -0.4903, -0.4986, -0.4985, -0.4925, -0.4489, -0.3496, -0.1884, -0.0569, -0.0126]}], "layout": {"height": 400, "sliders": [{"steps": [{"args": [{"visible": [true, true, false, false, false, false, false, false, false, false, false, false, false, false, false, false, false, false, false, false, false, false, false, false]}, {"title": "Theta = 0.0"}], "label": "0.0", "method": "update"}, {"args": [{"visible": [false, false, true, true, false, false, false, false, false, false, false, false, false, false, false, false, false, false, false, false, false, false, false, false]}, {"title": "Theta = 20.0"}], "label": "20.0", "method": "update"}, {"args": [{"visible": [false, false, false, false, true, true, false, false, false, false, false, false, false, false, false, false, false, false, false, false, false, false, false, false]}, {"title": "Theta = 40.0"}], "label": "40.0", "method": "update"}, {"args": [{"visible": [false, false, false, false, false, false, true, true, false, false, false, false, false, false, false, false, false, false, false, false, false, false, false, false]}, {"title": "Theta = 60.0"}], "label": "60.0", "method": "update"}, {"args": [{"visible": [false, false, false, false, false, false, false, false, true, true, false, false, false, false, false, false, false, false, false, false, false, false, false, false]}, {"title": "Theta = 80.0"}], "label": "80.0", "method": "update"}, {"args": [{"visible": [false, false, false, false, false, false, false, false, false, false, true, true, false, false, false, false, false, false, false, false, false, false, false, false]}, {"title": "Theta = 90.0"}], "label": "90.0", "method": "update"}, {"args": [{"visible": [false, false, false, false, false, false, false, false, false, false, false, false, true, true, false, false, false, false, false, false, false, false, false, false]}, {"title": "Theta = 100.0"}], "label": "100.0", "method": "update"}, {"args": [{"visible": [false, false, false, false, false, false, false, false, false, false, false, false, false, false, true, true, false, false, false, false, false, false, false, false]}, {"title": "Theta = 115.0"}], "label": "115.0", "method": "update"}, {"args": [{"visible": [false, false, false, false, false, false, false, false, false, false, false, false, false, false, false, false, true, true, false, false, false, false, false, false]}, {"title": "Theta = 120.0"}], "label": "120.0", "method": "update"}, {"args": [{"visible": [false, false, false, false, false, false, false, false, false, false, false, false, false, false, false, false, false, false, true, true, false, false, false, false]}, {"title": "Theta = 140.0"}], "label": "140.0", "method": "update"}, {"args": [{"visible": [false, false, false, false, false, false, false, false, false, false, false, false, false, false, false, false, false, false, false, false, true, true, false, false]}, {"title": "Theta = 160.0"}], "label": "160.0", "method": "update"}, {"args": [{"visible": [false, false, false, false, false, false, false, false, false, false, false, false, false, false, false, false, false, false, false, false, false, false, true, true]}, {"title": "Theta = 180.0"}], "label": "180.0", "method": "update"}]}], "title": {"text": "Courbes à Theta fixé (paramètres de l'article)"}, "uirevision": true, "width": 600}}
